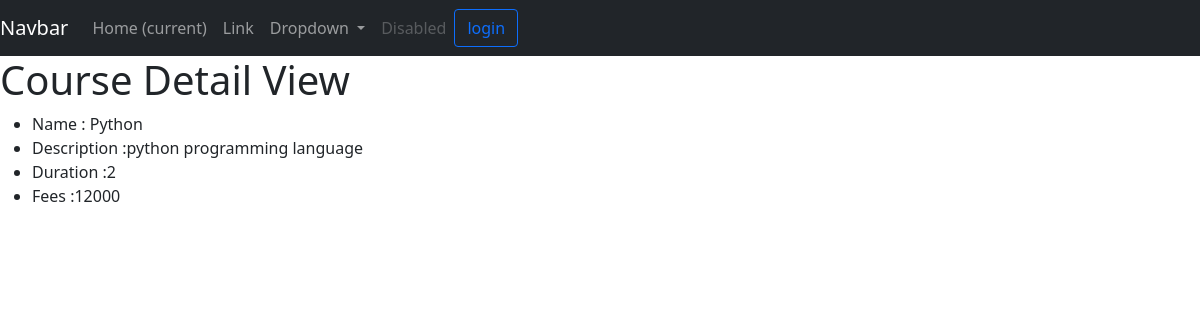
Page /course/detail/3 on the earlier database version.
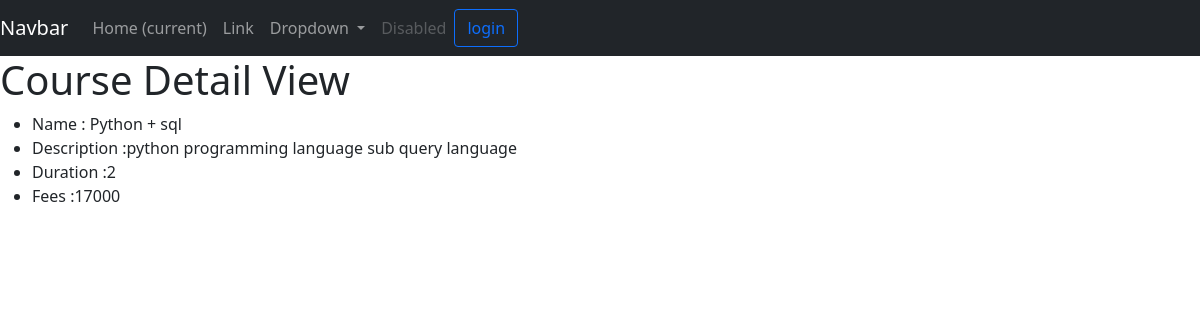
Same page on the later database version.
### course/models.py (models this page shows, shortened)
class course_master(models.Model):
    name=models.CharField(max_length=30)
    duration=models.IntegerField()
    description=models.TextField()
    fees=models.IntegerField()

### course/views.py (the view)
# urls.py: path("detail/<int:pk>",views.CourseDetailView.as_view(),name="course-detail"),
class CourseDetailView(DetailView):
    model = course_master

### course/templates/course/course_master_detail.html
{% extends "course/layout.html" %}
{% block body %}
    <h1> Course Detail View  </h1>
    <ul>
        <li> Name : {{ object.name }}</li>
        <li> Description :{{ object.description }}</li>
        <li> Duration :{{ object.duration }}</li>
        <li> Fees :{{ object.fees }}</li>
    </ul>
{% endblock %}

Differences in the rows shown:
changed course_master: name "Python" → "Python + sql"; description "python programming language" → "python programming language sub query language"; fees "12000" → "17000"
